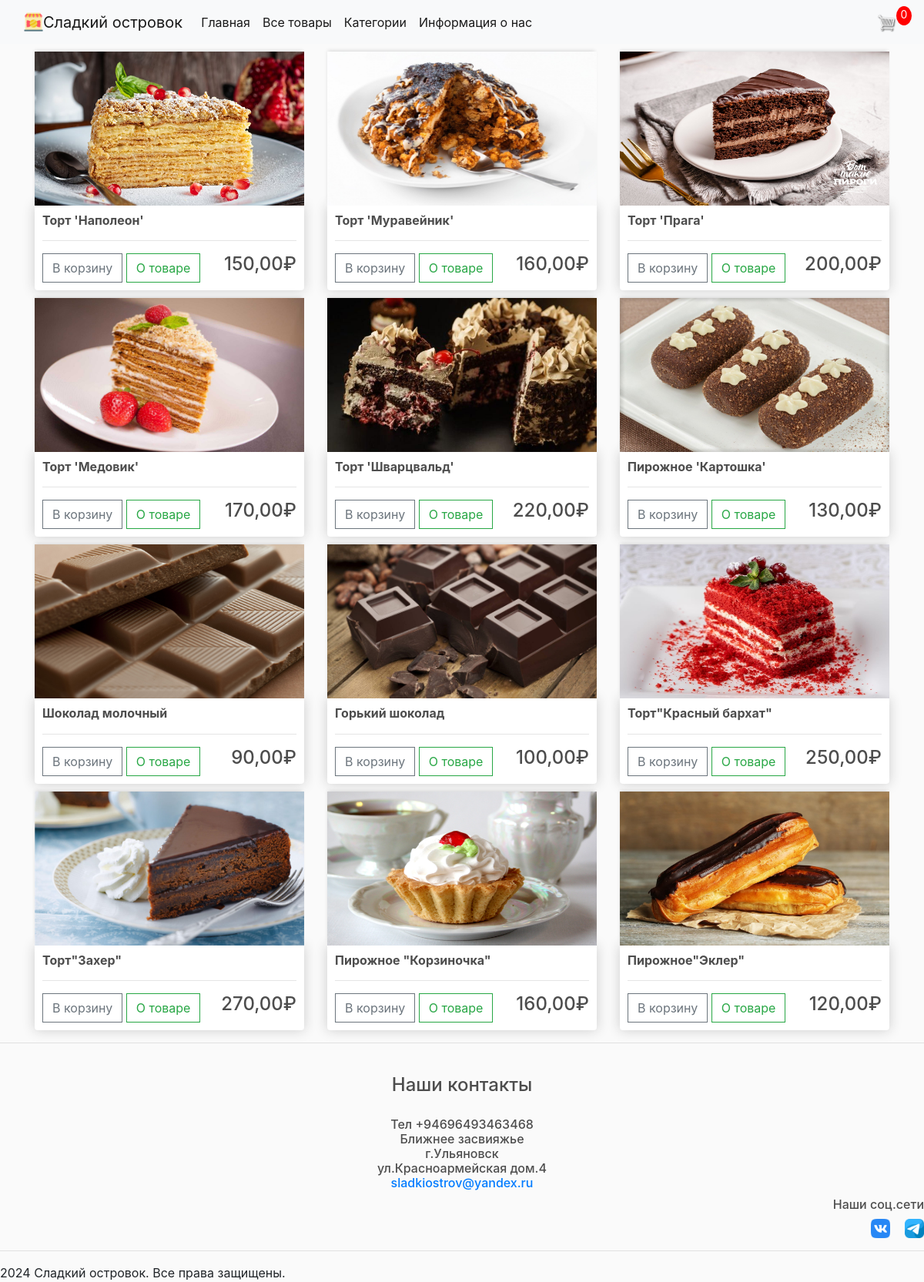
/store/, run on the app's committed database.
### store/models.py (models this page shows, shortened)
class Product(models.Model):
    name = models.CharField(max_length=200, null=True)
    price = models.DecimalField(max_digits=7, decimal_places=2)
    digital = models.BooleanField(default=False, null=True, blank=False)
    image = models.ImageField(null=True, blank=True)
    category = models.ForeignKey('Category', on_delete=models.SET_NULL, null=True)  # SET_NULL временно
    description = models.TextField(default='описание')
    @property
    def imageURL(self):
        try:
            url = self.image.url
        except:
            url = ''
        return url

### store/views.py (the view)
# urls.py: path('', include('store.urls'))
def store(request):
    data = cartData(request)
    cartItems = data['cartItems']
    products = Product.objects.all()
    context = {'products': products, 'cartItems': cartItems}
    return render(request, 'store/store.html', context)

### store/utils.py (called while the page is built, shortened)
def cookieCart(request):
    try:
        cart = json.loads(request.COOKIES['cart'])
    except:
        cart = {}
    print('Cart:', cart)
    items = []
    order = {'get_cart_total': 0, 'get_cart_items': 0, 'shipping': False}
    cartItems = order['get_cart_items']
    return {'cartItems': cartItems, 'order': order, 'items': items}

def cartData(request):
    if request.user.is_authenticated:
        customer = request.user.customer
        order, created = Order.objects.get_or_create(customer=customer, complete=False)
        items = order.orderitem_set.all()
        cartItems = order.get_cart_items
    else:
        cookieData = cookieCart(request)
        cartItems = cookieData['cartItems']
        order = cookieData['order']
        items = cookieData['items']
    return {'cartItems': cartItems, 'order': order, 'items': items}

### store/templates/store/store.html
{% extends 'store/main.html' %}
{% load static %}
{% block content %}
    <div class="row">
        {% for product in products %}
        <div class="col-lg-4">
            <img class="thumbnail" src="{{product.imageURL}}">
            <div class="box-element product">
                <h6><strong>{{product.name}}</strong></h6>
                <hr>
                <button data-product="{{product.id}}" data-action="add" class="btn btn-outline-secondary add-btn update-cart">В корзину</button>
                <a class="btn btn-outline-success" href="{% url 'description_page' product.id %}">О товаре</a>
                <h4 style="display: inline-block; float: right">{{product.price|floatformat:2}}₽</h4>
            </div>
        </div>
        {% endfor %}
    </div>
{% endblock content %}

### static/css/main.css (style rules this page uses)
body { background-color: hsl(0, 0%, 98%); }
h1,h2,h3,h4,h5,h6 { color:hsl(0, 0%, 30%); }
.box-element { box-shadow:hsl(0, 0%, 80%) 0 0 16px; background-color: #fff; border-radius: 4px; padding: 10px; }
.thumbnail { width: 100%; height: 200px; -webkit-box-shadow: -1px -3px 5px -2px rgba(214,214,214,1); -moz-box-shadow: -1px -3px 5px -2px rgba(214,214,214,1); box-shadow: -1px -3px 5px -2px rgba(214,214,214,1); }
.product { border-radius: 0 0 4px 4px; }
.col-lg-4, .col-lg-6, .col-lg-8, .col-lg-12 { margin-top: 10px; }
.btn { border-radius: 0; }

### data on the page
Product: imageURL (picture), name "Торт 'Наполеон'", price "150,00"
Product: imageURL (picture), name "Торт 'Муравейник'", price "160,00"
Product: imageURL (picture), name "Торт 'Прага'", price "200,00"
Product: imageURL (picture), name "Торт 'Медовик'", price "170,00"
Product: imageURL (picture), name "Торт 'Шварцвальд'", price "220,00"
Product: imageURL (picture), name "Пирожное 'Картошка'", price "130,00"
Product: imageURL (picture), name "Шоколад молочный", price "90,00"
Product: imageURL (picture), name "Горький шоколад", price "100,00"
Product: imageURL (picture), name "Торт\"Красный бархат\"", price "250,00"
Product: imageURL (picture), name "Торт\"Захер\"", price "270,00"
Product: imageURL (picture), name "Пирожное \"Корзиночка\"", price "160,00"
Product: imageURL (picture), name "Пирожное\"Эклер\"", price "120,00"

### other printed values
{{ cartItems }} "0"
